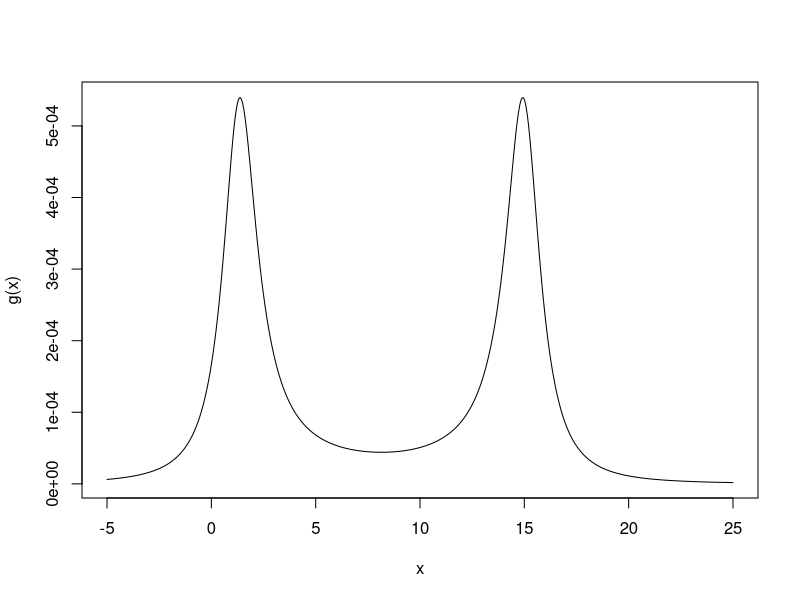
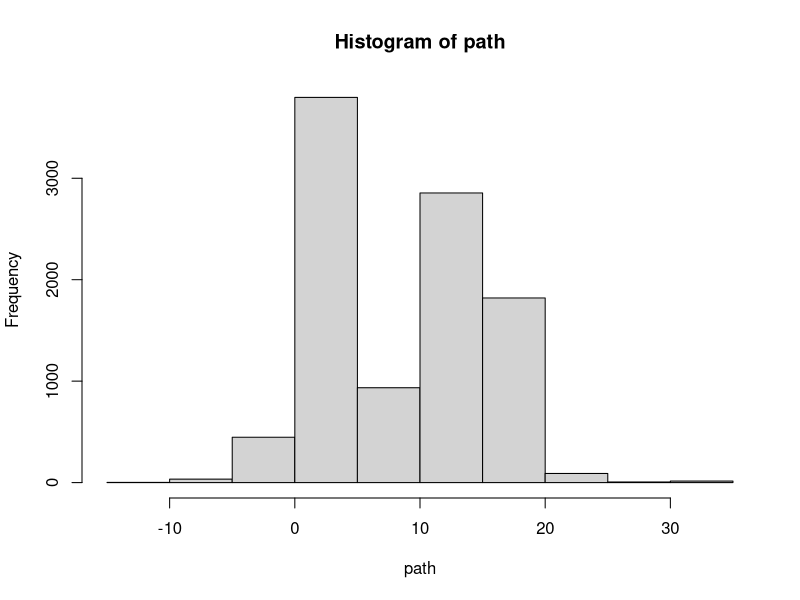
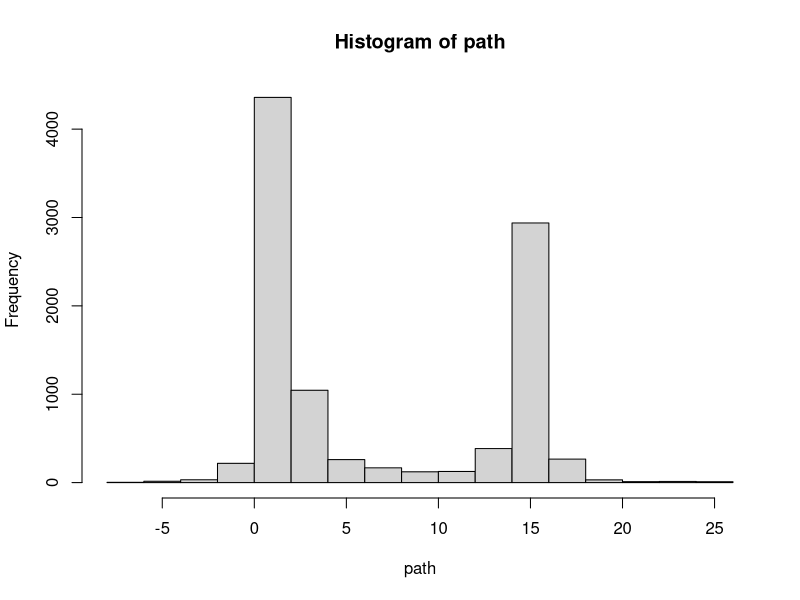

Recreate these plots in R, in order.
g = function(theta) {
    1/(pi^2*(1+(1.3-theta)^2)*(1+(15-theta)^2))
}

x = seq(-5,25,length.out = 500)

plot(x, g(x), 'l')


scal = 1

n = 10001
path = vector("numeric", n)
path[1] = 1

for (i in 2:n){
    x = path[i-1]
    y = rcauchy(1, x, scal)
    u = runif(1)
    rate = min(g(y)/g(x), 1)
    if (u <= rate){
        path[i] = y
    } else {
        path[i] = x
    }
}

hist(path)

g_new = function(theta, i) {
    1/(pi^2*(1+((1.3-theta)/i)^2)*(1+((15-theta)/i)^2))
}

n = 10001
path = vector("numeric", n)
i_vec = vector("numeric", n)
path[1] = 1
i_vec[1] = 1

T = seq(0.1, 1, 0.1)

for (i in 2:n) {
    x = path[i-1]
    y = rcauchy(1, x, T[i_vec[i-1]])
    u = runif(1)
    rate = g_new(y, T[i_vec[i-1]])/g_new(x, T[i_vec[i-1]])
    if (u <= rate){
        path[i] = y
    } else {
        path[i] = x
    }
    
    cur_i = 0
    case = 0
    
    if (i_vec[i-1] == 1) {cur_i = 2; case = 1}
    else if (i_vec[i-1] == 10) {cur_i = 9; case = 1}
    else {cur_i = i_vec[i-1] + sample(c(-1, 1), 1, TRUE, c(1/2, 1/2)); case = 2}

    top = dcauchy(path[i], x, T[cur_i]) * 1/10 * 1/case
    if(cur_i == 10 || cur_i == 10) {case = 1}
    bottom = dcauchy(path[i], x, T[i_vec[i-1]]) * 1/10 * 1/case
    
    r = top/bottom
    u = runif(1)
    if (r >= u) {i_vec[i] = cur_i} 
    else {i_vec[i] = i_vec[i-1]}
}

hist(path)
